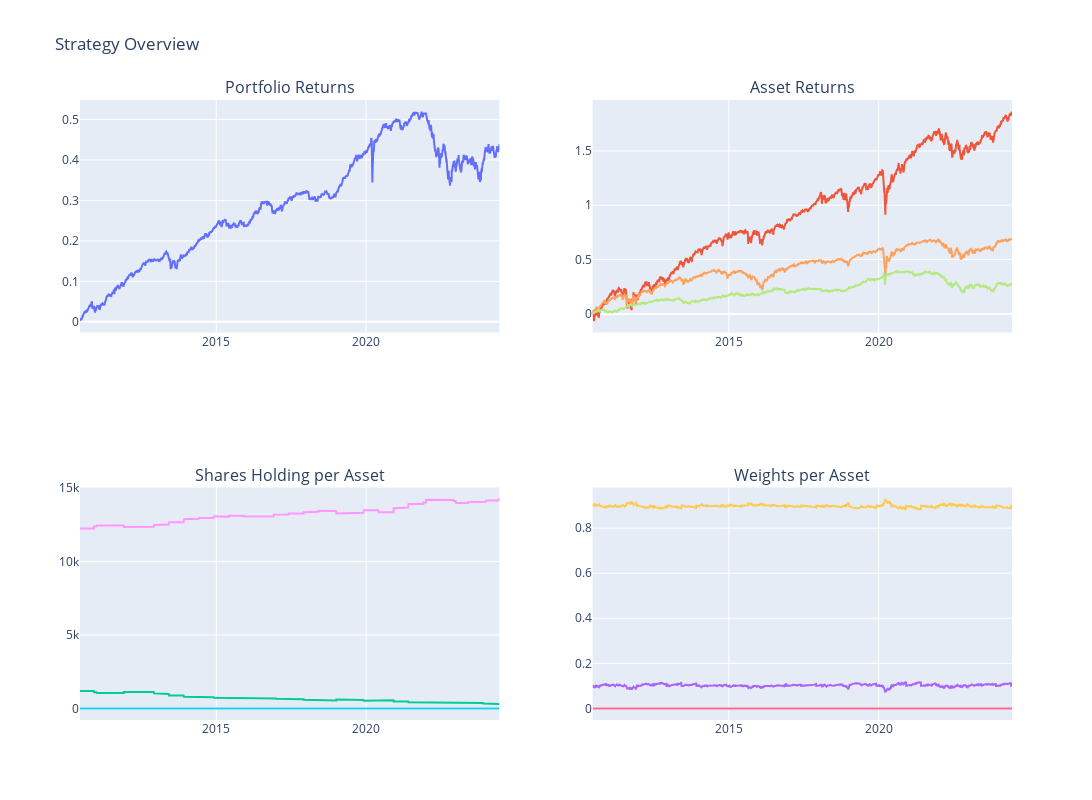

Notebook source saved alongside this figure:
### Code cell
import plotly.graph_objs as go
from plotly.subplots import make_subplots

# Create subplot layout
fig = make_subplots(rows=2, cols=2, subplot_titles=('Portfolio Returns', 'Asset Returns', 'Shares Holding per Asset', 'Weights per Asset'))

# Add traces to the subplots
fig.add_trace(go.Scatter(x=stock_data.index, y=stock_data['Portfolio_Value_rets'].cumsum(), name='Portfolio'), row=1, col=1)

for s in stocks:
    fig.add_trace(go.Scatter(x=stock_data.index, y=stock_data[f'{s}_rets'].cumsum(), name=f'{s}'), row=1, col=2)
    fig.add_trace(go.Scatter(x=shares_df.index, y=shares_df[f'{s}_shares'], name=f'{s}'), row=2, col=1)
    fig.add_trace(go.Scatter(x=stock_data.index, y=stock_data[f'{s}_weight'], name=f'{s}'), row=2, col=2)

# Update subplot layout
fig.update_layout(height=800, width=1200, title='Strategy Overview', showlegend=False)

# Display the plot
fig.show()

### Figure 1 — Plotly figure (JSON) as saved in the notebook; plotly's stock layout.template omitted (floating-point values rounded to 4 significant figures; data arrays with more than 128 entries replaced by an {"elided": "..."} marker saying what was removed)
{"data": [{"name": "Portfolio", "type": "scatter", "x": {"elided": "3524 str values"}, "xaxis": "x", "y": {"elided": "3524 float values"}, "yaxis": "y"}, {"name": "SPY", "type": "scatter", "x": {"elided": "3524 str values"}, "xaxis": "x2", "y": {"elided": "3524 float values"}, "yaxis": "y2"}, {"name": "SPY", "type": "scatter", "x": {"elided": "3525 str values"}, "xaxis": "x3", "y": {"elided": "3525 int values"}, "yaxis": "y3"}, {"name": "SPY", "type": "scatter", "x": {"elided": "3524 str values"}, "xaxis": "x4", "y": {"elided": "3524 float values"}, "yaxis": "y4"}, {"name": "JNK", "type": "scatter", "x": {"elided": "3524 str values"}, "xaxis": "x2", "y": {"elided": "3524 float values"}, "yaxis": "y2"}, {"name": "JNK", "type": "scatter", "x": {"elided": "3525 str values"}, "xaxis": "x3", "y": {"elided": "3525 int values"}, "yaxis": "y3"}, {"name": "JNK", "type": "scatter", "x": {"elided": "3524 str values"}, "xaxis": "x4", "y": {"elided": "3524 int values"}, "yaxis": "y4"}, {"name": "AGG", "type": "scatter", "x": {"elided": "3524 str values"}, "xaxis": "x2", "y": {"elided": "3524 float values"}, "yaxis": "y2"}, {"name": "AGG", "type": "scatter", "x": {"elided": "3525 str values"}, "xaxis": "x3", "y": {"elided": "3525 int values"}, "yaxis": "y3"}, {"name": "AGG", "type": "scatter", "x": {"elided": "3524 str values"}, "xaxis": "x4", "y": {"elided": "3524 float values"}, "yaxis": "y4"}], "layout": {"annotations": [{"font": {"size": 16}, "showarrow": false, "text": "Portfolio Returns", "x": 0.225, "xanchor": "center", "xref": "paper", "y": 1, "yanchor": "bottom", "yref": "paper"}, {"font": {"size": 16}, "showarrow": false, "text": "Asset Returns", "x": 0.775, "xanchor": "center", "xref": "paper", "y": 1, "yanchor": "bottom", "yref": "paper"}, {"font": {"size": 16}, "showarrow": false, "text": "Shares Holding per Asset", "x": 0.225, "xanchor": "center", "xref": "paper", "y": 0.375, "yanchor": "bottom", "yref": "paper"}, {"font": {"size": 16}, "showarrow": false, "text": "Weights per Asset", "x": 0.775, "xanchor": "center", "xref": "paper", "y": 0.375, "yanchor": "bottom", "yref": "paper"}], "height": 800, "showlegend": false, "title": {"text": "Strategy Overview"}, "width": 1200, "xaxis": {"anchor": "y", "domain": [0, 0.45]}, "xaxis2": {"anchor": "y2", "domain": [0.55, 1]}, "xaxis3": {"anchor": "y3", "domain": [0, 0.45]}, "xaxis4": {"anchor": "y4", "domain": [0.55, 1]}, "yaxis": {"anchor": "x", "domain": [0.625, 1]}, "yaxis2": {"anchor": "x2", "domain": [0.625, 1]}, "yaxis3": {"anchor": "x3", "domain": [0, 0.375]}, "yaxis4": {"anchor": "x4", "domain": [0, 0.375]}}}
